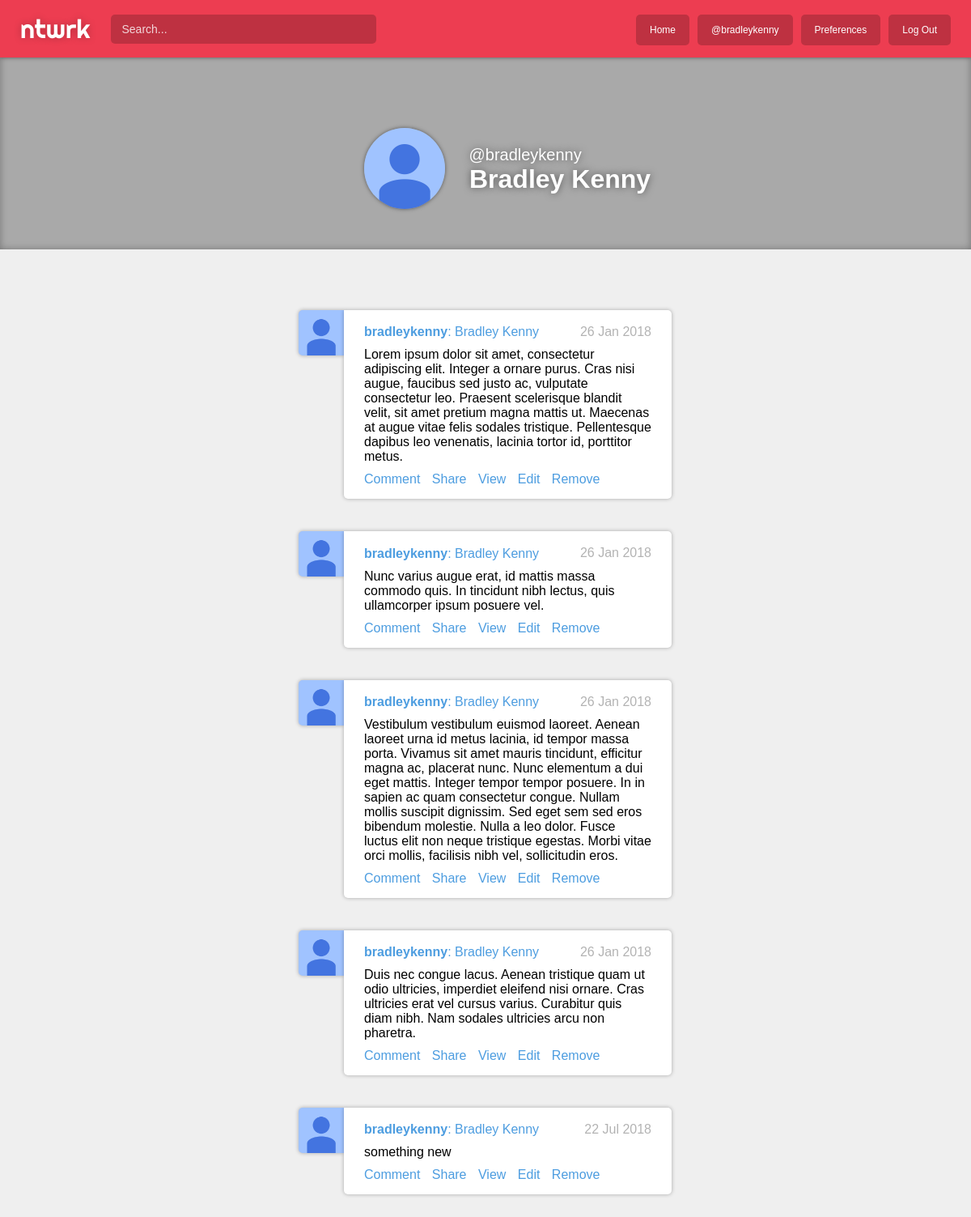
Screenshot of /user/4 (signed in) with the database file from the repository.
### account/models.py (models this page shows)
class Profile(models.Model):
	COLORS = (
		('BLUE', "Blue"),
		('GREEN', "Green"),
		('RED', "Red"),
		('PURPLE', "Purple"),
		('YELLOW', "Yellow"),
	)
	user = models.OneToOneField(User, on_delete=models.CASCADE)
	bio = models.TextField(max_length=250, blank=True, default=None)
	location = models.CharField(max_length=30, blank=True, default=None)
	birth_date = models.DateField(null=True, blank=True, default=None)
	color = models.CharField(max_length=6, choices=COLORS, default='BLUE')
	dp = models.ImageField(upload_to='dp/', default='dp/placeholder2.png')

### stream/models.py (models this page shows)
class Post(models.Model):
    content = models.TextField(max_length=500)
    posted_by = models.ForeignKey(User, related_name='posts', on_delete=models.CASCADE)
    posted_at = models.DateTimeField(auto_now_add=True)

### account/views.py (the view)
# urls.py: re_path(r'^profile/media/(?P<path>.*)$', serve, {'document_root': settings.MEDIA_ROOT,}),
def profile(request, cur_user):
	posts = Post.objects.all()
	cur_user_obj = User.objects.get(pk=cur_user)
	cur_user_obj.profile.dp = 'dp/placeholder2.png'
	cur_user_obj.save()
	return render(request, 'account/profile.html', { 'posts': posts, 'cur_user': cur_user_obj })

### account/models.py (called while the page is built)
@receiver(post_save, sender=User)
def create_user_profile(sender, instance, created, **kwargs):
	if created:
		Profile.objects.create(User=instance)

@receiver(post_save, sender=User)
def save_user_profile(sender, instance, **kwargs):
	instance.profile.save()

### account/templates/account/profile.html (shortened to what this page needs)
{% extends 'base.html' %}
{% load static %}
{% block stylesheet %}
<link rel="stylesheet" type="text/css" href="{% static 'stream/css/stream.css' %}">
<link rel="stylesheet" type="text/css" href="{% static 'account/css/profile.css' %}">
{% endblock %}
{% block content %}
<div id="content_all">
	<div id="cover">
		<img src="/profile/media/{{ cur_user.profile.dp }}">
		{% if cur_user.first_name|length > 0 %}
		<h2>@{{ cur_user.username }}</h2><br>
		<h1>{{ cur_user.first_name }} {{ cur_user.last_name }}</h1>
		{% else %}
		<h2>{{ cur_user.first_name }} {{ cur_user.last_name }}</h2><br>
		<h1>@{{ cur_user.username }}</h1>
		{% endif %}
	</div>
    <div id="content_left">
    </div>
    <div id="content_main">
		{% for post in posts %}
			{% if post.posted_by.username == cur_user.username %}
			<a href="{% url 'home' %}" class="dp">
				<img src="/profile/media/{{ cur_user.profile.dp }}">
			</a>
		    <div class="card">
		        <a href="{% url 'home' %}">
		            <h2>
						<b>{{ post.posted_by.username }}</b>{% if post.posted_by.first_name|length > 0 %}: {{ post.posted_by.first_name }} {{ post.posted_by.last_name }}{% endif %}
					</h2>
		        </a>
		        <h3>{{ post.posted_at|date:'d M Y' }}</h2>
		        <p>{{ post.content }}</p>
		        <a href="{% url 'home' %}" class="link">Comment</a>
		        <a href="{% url 'home' %}" class="link">Share</a>
		        <a href="{% url 'view_post' post.posted_by.username post.id %}" class="link">View</a>
		        {% if post.posted_by == request.user %}
		        <a href="{% url 'home' %}" class="link">Edit</a>
		        <a href="{% url 'delete_post' post.id %}" class="link" id="remove">Remove</a>
		        {% endif %}
		    </div>
			{% endif %}
	    {% endfor %}
    </div>
    <div id="content_right">
    </div>
{% endblock %}

### account/templates/base.html (shortened to what this page needs)
{% load static %}
<!DOCTYPE html>
<html lang="en">
	<head>
		<link rel="stylesheet" type="text/css" href="{% static 'account/css/base.css' %}">
		{% block stylesheet %}
		{% endblock %}
	</head>
	<body>
		<header>
			<a href="{% url 'home' %}" class="logo">ntwrk</a>
			<input type="text" placeholder="Search..."/>
			<ul>
				{% if user.is_authenticated %}
				<a href="{% url 'home' %}">Home</a>
				<a href="{% url 'profile' user.pk %}">@{{ user.username }}</a>
				<a href="{% url 'update_profile' %}">Preferences</a>
				<a href="{% url 'logout' %}">Log Out</a>
				{% else %}
				<a href="{% url 'home' %}">Home</a>
				<a href="{% url 'home' %}"><b>Username</b>: Name</a>
				<a href="{% url 'login' %}">Log In</a>
				<a href="{% url 'register' %}">Register</a>
				{% endif %}
			</ul>
		</header>
		<main>
			{% block content %}
			{% endblock %}
		</main>
	</body>
</html>

### account/static/account/css/base.css (style rules this page uses)
body { font-family: 'Helvetica'; margin: 0px; padding: 0px; }
a { text-decoration: none; }
.logo { font-family: 'Righteous', sans-serif; color: rgb(35, 35, 35); margin: 12px auto 4px auto; user-select: none; }
.card { padding: 7.5px 15px 14px 15px; background-color: rgba(255, 255, 255, 1); border-radius: 0px 5px 5px 5px; }

### stream/static/stream/css/stream.css (style rules this page uses)
body { margin: 0px 0px 0px 0px; padding: 0px; background-color: #EFEFEF; }
header { width: 100%; position: fixed; margin: 0px; padding: 15px 0; background-color: #ed3d51; box-shadow: 0px 0px 5px rgba(0,0,0,0.5); z-index: 100; }
main { margin: 0px; padding-top: 20px; }
h1 { display: inline-block; }
.logo { float: left; margin: 0px 25px; font-size: 32px; color: white; text-shadow: 0px 0px 10px rgba(0,0,0,0.25); }
ul { float: right; margin: 0px auto; margin-right: 25px; }
ul a { float: left; display: inline-block; margin-top: 2.5px; margin-left: 10px; padding: 10px 15px; color: #ffffff; font-size: 12px; background-color: rgba(0, 0, 0 , 0.2); border-radius: 5px; border: solid 2px rgba(0,0,0,0); }
header input[type='text'] { float: left; font-size: 14px; color: #ffffff; height: 25px; width: 300px; margin: 2.5px auto 0px 0px; padding: 3.5px 12px; background-color: rgba(0, 0, 0, 0.2); border: 2px solid rgba(0, 0, 0, 0); border-radius: 5px; outline: none; }
header input[type='text']::placeholder { color: #FFFFFF; opacity: 0.8; }
#content_all { width: 100%; display: inline-block; margin: 0; margin-top: 63px; }
#content_left, #content_main, #content_right { height: 100%; float: left; padding-top: 20px; }
#content_left { display: inline-block; width: 25%; }
#content_main { display: inline-block; width: 40%; padding: 50px 5%; }
#content_right { display: inline-block; width: 25%; margin-top: 20px; }
.card { box-shadow: 0 0 5px rgba(0,0,0,0.3); margin: 0px 10px 40px 65px; padding: 5px 25px; position: relative; }
.dp { height: 56px; width: 56px; margin: 0px -10px 0px 9px; float: left; z-index: 0; position: relative; display: inline-block; }
.dp img { height: 100%; width: 100%; border-radius: 5px 0px 0px 5px; box-shadow: 0 0 5px rgba(0,0,0,0.3); background-color: #CDCDCD; }
.card h2, .card h3 { display: inline-block; margin-bottom: 10px; font-size: 1em; text-decoration: none; }
.card h2 { color: #4D9DE0; font-weight: normal; }
.card h3 { float: right; margin-top: 13px; font-weight: normal; color: rgba(0,0,0,0.3); }
.card p { margin-top: 0px; margin-bottom: 10px; }
.card .link { display: inline-block; color: #4D9DE0; margin: 0px 10px 10px 0px; }

### account/static/account/css/profile.css (style rules this page uses)
#cover { height: 250px; width: 100%; margin-top: -25px; margin-bottom: 100px; z-index: -9; position: absolute; background-color: darkgrey; box-shadow: 0 0 10px rgba(0,0,0,0.3) inset; }
#content_main { margin-top: 250px; }
#cover h2 { margin: 0px 0px -10px 25px; font-size: 20px; font-weight: normal; }
#cover h1 { margin-left: 580px; }
#cover h1, #cover h2 { color: white; text-shadow: 0 0 10px rgba(0,0,0,0.5); display: inline; }
#cover img { height: 100px; width: 100px; display: inline-block; margin: 100px 0 -60px 450px; border-radius: 50%; box-shadow: 0 0 5px rgba(0,0,0,0.5); }

### rows the page displays
Post: profile.dp (placeholder picture), posted_by.username "bradleykenny", posted_by.first_name "Bradley", posted_by.last_name "Kenny", posted_at "26 Jan 2018", content "Lorem ipsum dolor sit amet, consectetur adipiscing elit. Integer a ornare purus. Cras nisi augue, faucibus sed justo ac, vulputate consectetur leo. Praesent scelerisque blandit velit, sit amet pretium magna mattis ut. Maecenas at augue vitae felis sodales tristique. Pellentesque dapibus leo venenatis, lacinia tortor id, porttitor metus.", shows "Edit"
Post: profile.dp (placeholder picture), posted_by.username "bradleykenny", posted_by.first_name "Bradley", posted_by.last_name "Kenny", posted_at "26 Jan 2018", content "Nunc varius augue erat, id mattis massa commodo quis. In tincidunt nibh lectus, quis ullamcorper ipsum posuere vel.", shows "Edit"
Post: profile.dp (placeholder picture), posted_by.username "bradleykenny", posted_by.first_name "Bradley", posted_by.last_name "Kenny", posted_at "26 Jan 2018", content "Vestibulum vestibulum euismod laoreet. Aenean laoreet urna id metus lacinia, id tempor massa porta. Vivamus sit amet mauris tincidunt, efficitur magna ac, placerat nunc. Nunc elementum a dui eget mattis. Integer tempor tempor posuere. In in sapien ac quam consectetur congue. Nullam mollis suscipit dignissim. Sed eget sem sed eros bibendum molestie. Nulla a leo dolor. Fusce luctus elit non neque tristique egestas. Morbi vitae orci mollis, facilisis nibh vel, sollicitudin eros.", shows "Edit"
Post: profile.dp (placeholder picture), posted_by.username "bradleykenny", posted_by.first_name "Bradley", posted_by.last_name "Kenny", posted_at "26 Jan 2018", content "Duis nec congue lacus. Aenean tristique quam ut odio ultricies, imperdiet eleifend nisi ornare. Cras ultricies erat vel cursus varius. Curabitur quis diam nibh. Nam sodales ultricies arcu non pharetra.", shows "Edit"
Post: profile.dp (placeholder picture), posted_by.username "bradleykenny", posted_by.first_name "Bradley", posted_by.last_name "Kenny", posted_at "22 Jul 2018", content "something new", shows "Edit"

### other values shown
{{ user.username }} "bradleykenny"
{{ cur_user.username }} "bradleykenny"
{{ cur_user.first_name }} "Bradley"
{{ cur_user.last_name }} "Kenny"
